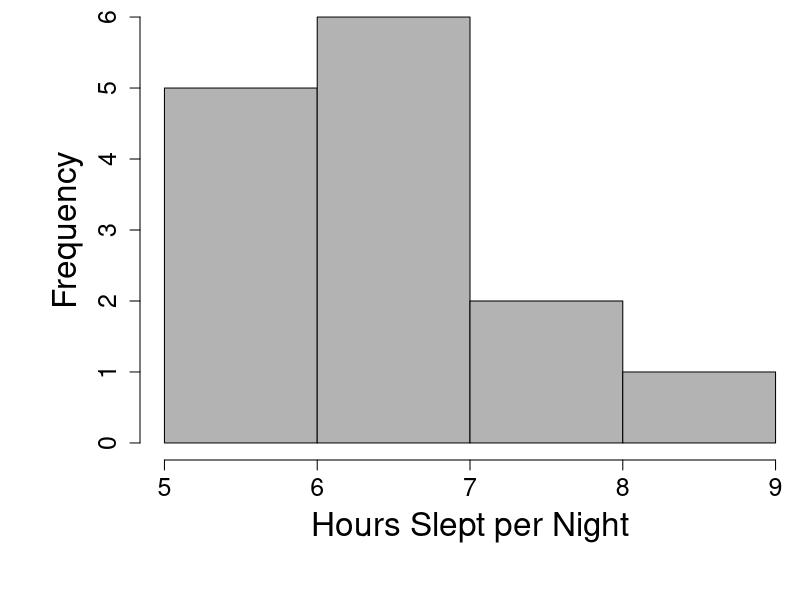

R code for this plot:
#**ALT=Histogram conists of 4 bars. The x-axis is titled Hours Slept per Night and ranges from 5 to 9 in intervals of 1. Vertical axis is titled Frequency and ranges from 0 to 6 in intervals of 1.**#
# Generate the histogram included in the text below.
library(repr)
options(repr.plot.width = 7, repr.plot.height=4)

png("intro_histogram.png", width = 1000, height = 500)

hours_sleep = c(5, 5.5, 6, 6, 6, 6.5, 6.5, 6.5, 6.5, 7, 7, 8, 8, 9)
par(mar = c(7, 7, 0, 0))
hist(hours_sleep, main="", xlab="Hours Slept per Night", cex.lab = 2, cex.axis = 1.5, col = "gray70")

dev.off()

## To Do: Example Video

## To Do: Example Video

## To Do: Example Video

## To Do: Example Video
